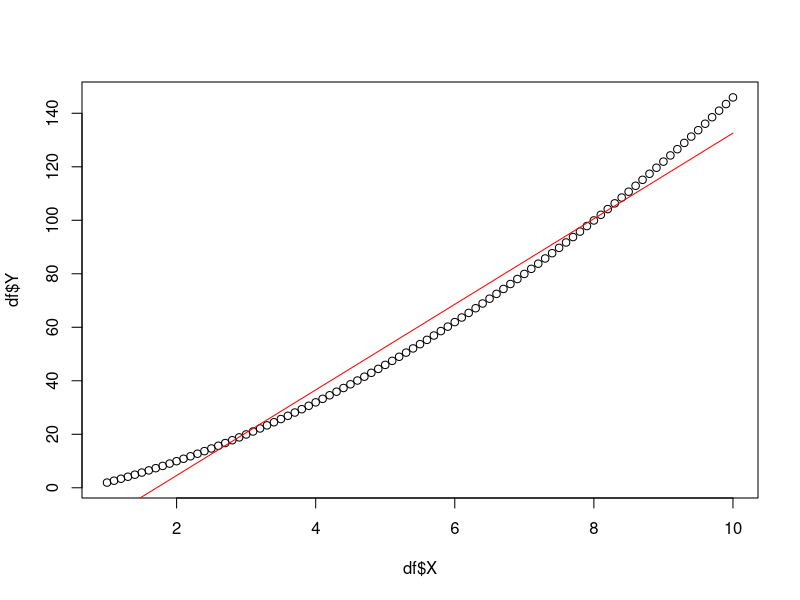

Generate this figure with R:
df = read.csv('./11th-class/data/xy.csv')

model = lm(df$Y ~ df$X, data = df)

png(filename = './11th-class/data/line.png')

plot(df$X, df$Y)
lines(df$X, df$X * 16 - 27.41, col = 'red')

y_pred = df$X * 16 - 27.41

dev.off()

r_squared = function(y, y_pred) {
  y_mean = mean(y)
  return (1 - (sum((y - y_pred) ^ 2) / sum((
    y - rep(y_mean, length(y))
  ) ^ 2)))
}

msd = function(y, y_pred) {
  y_mean = mean(y)
  return ((1 / length(y)) * sum((y - y_pred) ^ 2))
}
